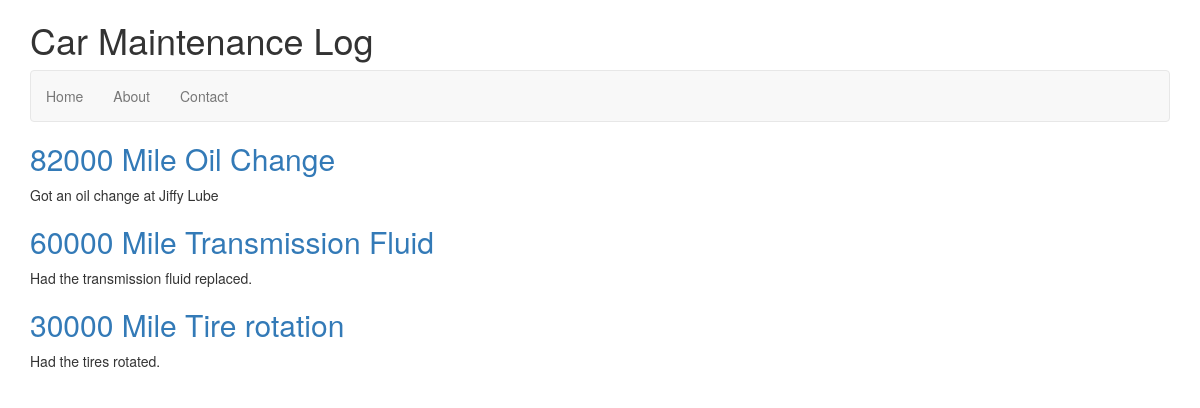
Before: / with the older database file.
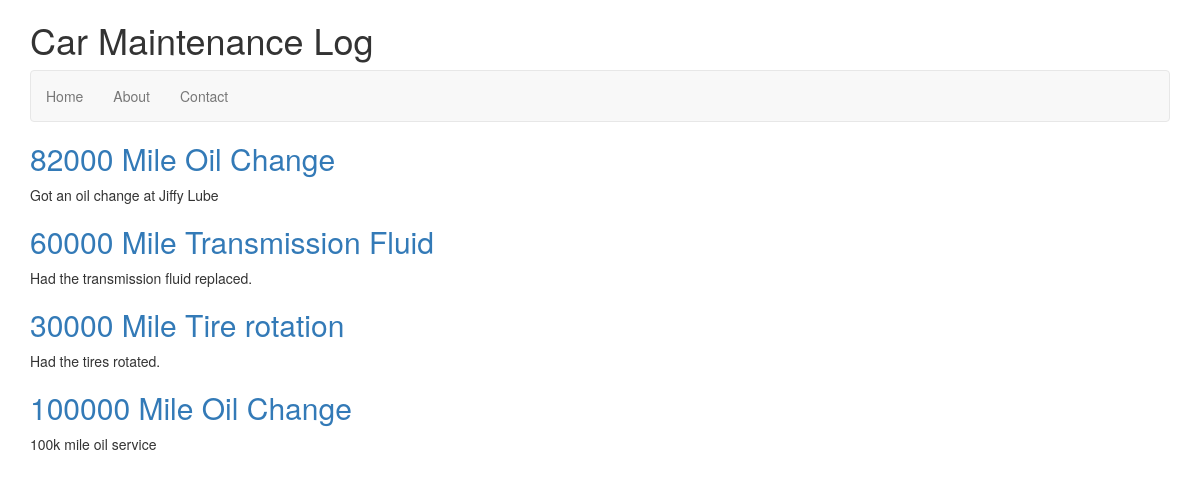
After: the same page with the newer database file.
### collection/models.py (models this page shows)
class Service(models.Model):
    name = models.CharField(max_length=255)
    description = models.TextField()
    slug = models.SlugField(unique=True)

### collection/views.py (the view)
# urls.py: url(r'^$', 'collection.views.index', name='home'),
def index(request):
    services = Service.objects.all()
    return render(request, 'index.html', {
            'services' : services,
        })

### collection/templates/index.html (shortened to what this page needs)
{% extends 'layouts/base.html' %}
{% block content %}
{% for service in services %}
<h2><a href="{% url 'service_detail' slug=service.slug %}">{{ service.name }}</a></h2>
<p>{{ service.description }}</p>
{% endfor %}
{% endblock %}

Changed rows visible on the page:
added Service: name "100000 Mile Oil Change", description "100k mile oil service"
